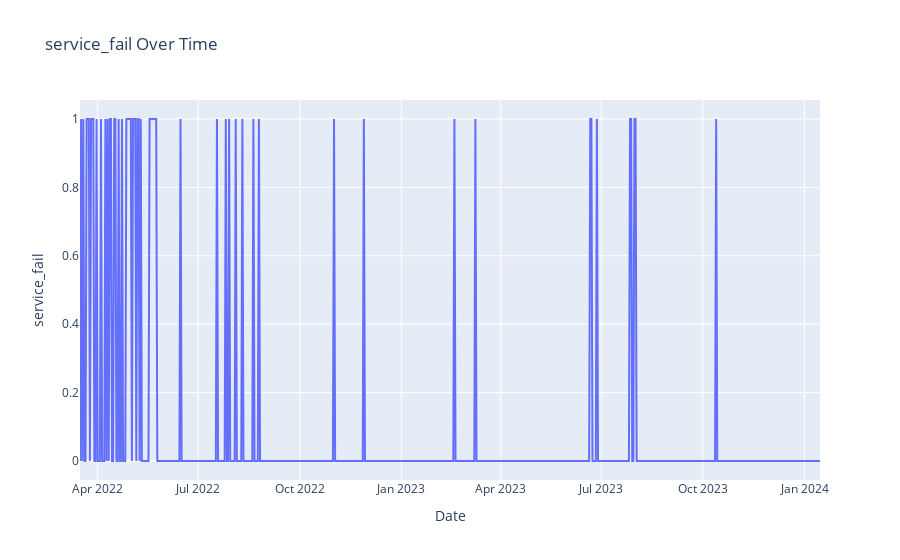

Notebook source saved alongside this figure:
### Code cell
visualize_feature_over_time(train_df, "service_fail")

### Figure 1 — Plotly figure (JSON) as saved in the notebook; plotly's stock layout.template omitted (floating-point values rounded to 4 significant figures; data arrays with more than 128 entries replaced by an {"elided": "..."} marker saying what was removed)
{"data": [{"hovertemplate": "Date=%{x}<br>service_fail=%{y}<extra></extra>", "legendgroup": "", "line": {"color": "#636efa", "dash": "solid"}, "marker": {"symbol": "circle"}, "mode": "lines", "name": "", "orientation": "v", "showlegend": false, "type": "scatter", "x": {"elided": "671 str values"}, "xaxis": "x", "y": {"elided": "671 int values"}, "yaxis": "y"}], "layout": {"legend": {"tracegroupgap": 0}, "title": {"text": "service_fail Over Time"}, "xaxis": {"anchor": "y", "domain": [0, 1], "title": {"text": "Date"}}, "yaxis": {"anchor": "x", "domain": [0, 1], "title": {"text": "service_fail"}}}}
